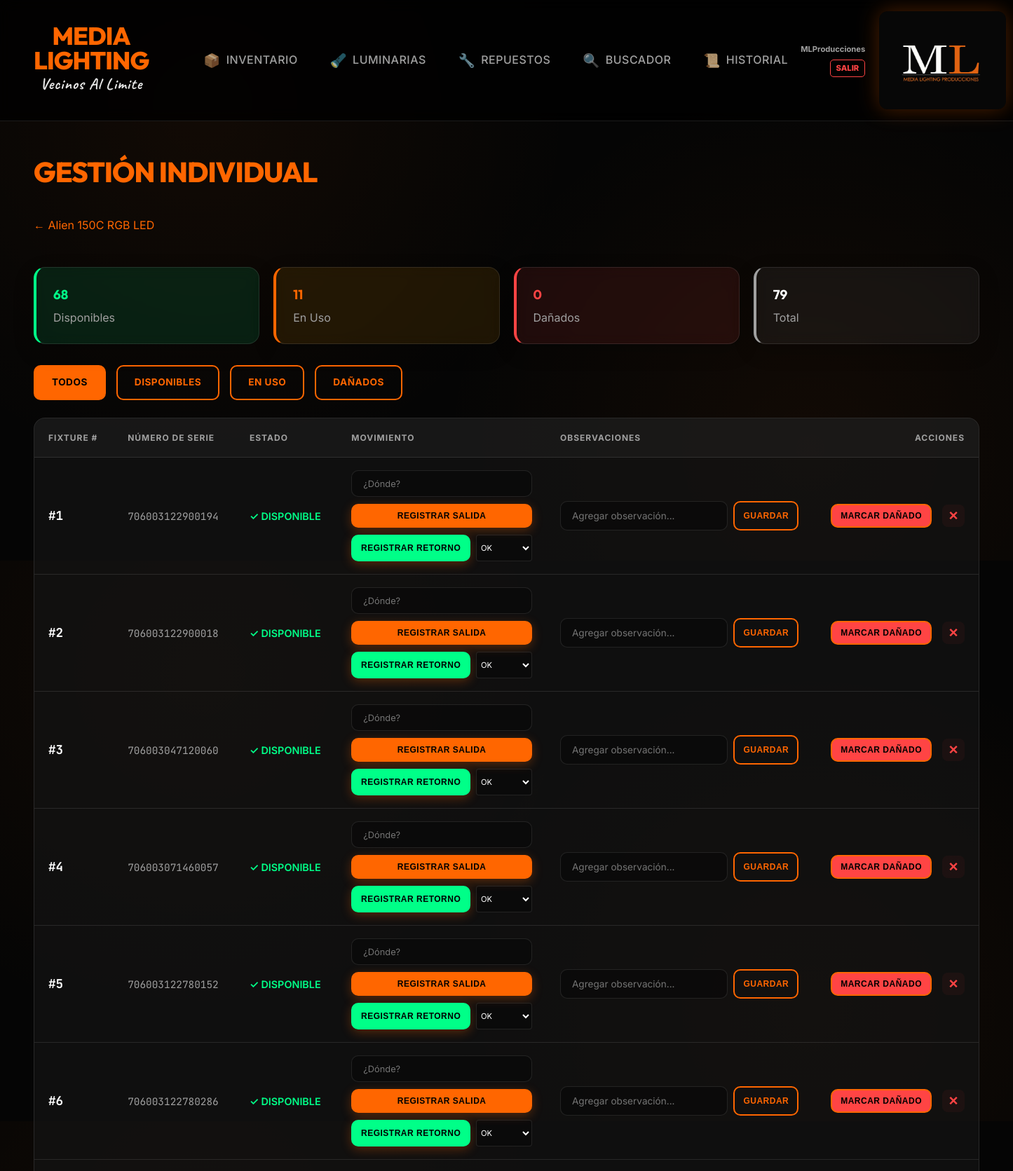
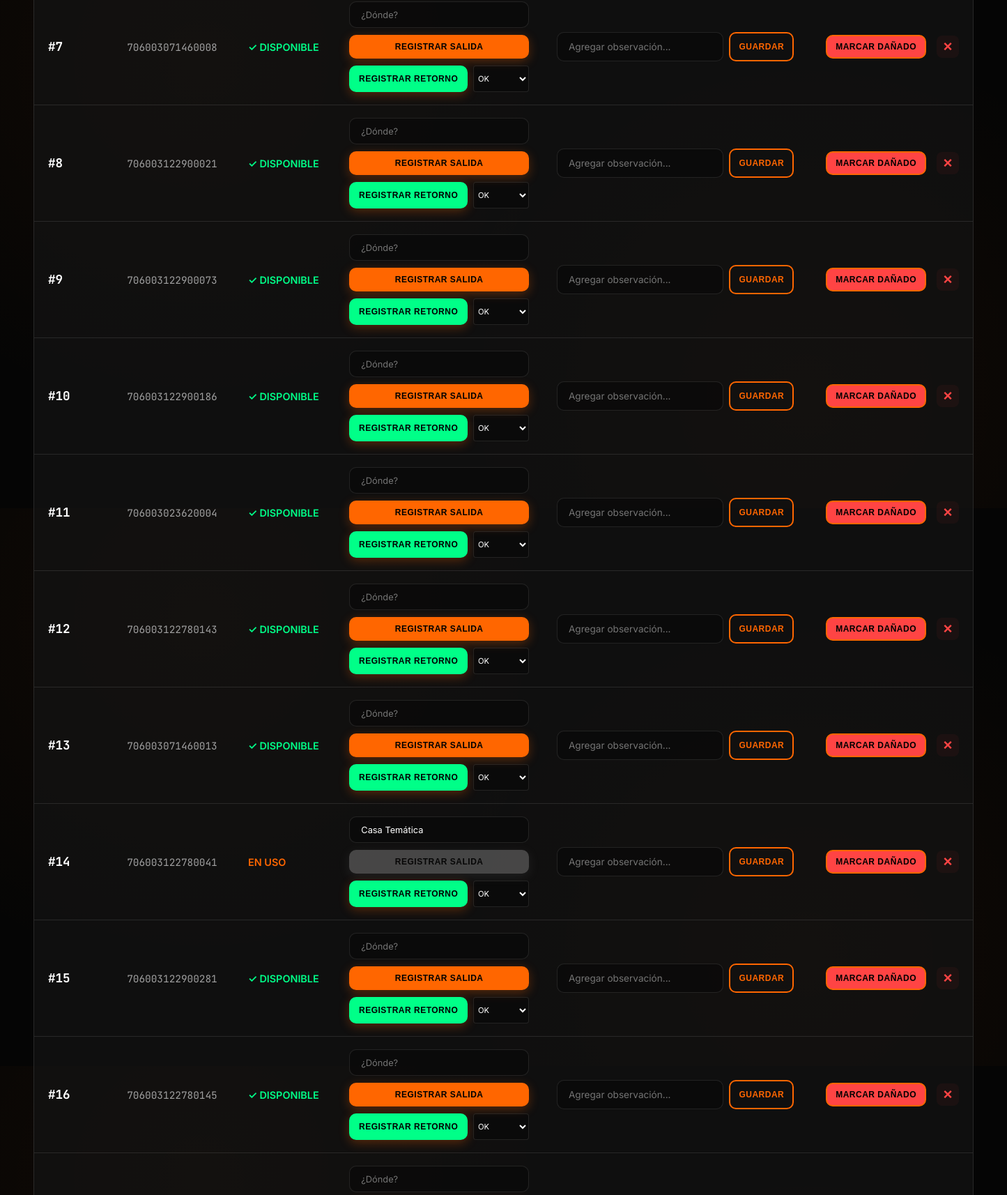
/equipo/27/individuales (signed in, upper part), run on the app's committed database (2 pictures, top to bottom).
### app.py (models this page shows)
class Equipo(db.Model):
    id = db.Column(db.Integer, primary_key=True)
    nombre = db.Column(db.String(100), nullable=False)
    categoria = db.Column(db.String(50), nullable=False)
    marca = db.Column(db.String(50))
    cantidad_total = db.Column(db.Integer, default=1)
    cantidad_en_uso = db.Column(db.Integer, default=0)
    fecha_ingreso = db.Column(db.String(10))
    observaciones = db.Column(db.Text, default="")
    danado = db.Column(db.Boolean, default=False) # Nuevo: Indicar si el equipo está dañado
    manual_filename = db.Column(db.String(200))
    gestion_individual = db.Column(db.Boolean, default=False) # True para equipos que se gestionan individualmente (ej: Luminarias)
    movimientos = db.relationship('Historial', backref='equipo', cascade="all, delete-orphan")
    documentos = db.relationship('Documento', backref='equipo', cascade="all, delete-orphan")
    compatibles = db.relationship(
        'Equipo',
        secondary='compatibilidad',
        primaryjoin='Equipo.id==compatibilidad.c.equipo_id',
        secondaryjoin='Equipo.id==compatibilidad.c.compatible_id',
        backref='es_compatible_con'
    )

class EquipoIndividual(db.Model):
    id = db.Column(db.Integer, primary_key=True)
    equipo_grupo_id = db.Column(db.Integer, db.ForeignKey('equipo.id'), nullable=False)
    numero_serie = db.Column(db.String(100), nullable=False)
    numero_fixture = db.Column(db.Integer)  # Número físico del equipo (1, 2, 3...)
    danado = db.Column(db.Boolean, default=False)
    observaciones_individuales = db.Column(db.Text, default="")
    fecha_ingreso = db.Column(db.String(10))
    en_uso = db.Column(db.Boolean, default=False)
    ubicacion_actual = db.Column(db.String(200))  # Última ubicación registrada
    equipo_grupo = db.relationship('Equipo', backref='equipos_individuales')
    movimientos = db.relationship('Historial', backref='equipo_individual', foreign_keys='Historial.equipo_individual_id')

### app.py (the view)
@app.route('/equipo/<int:id>/individuales')
@login_required
def gestion_individual(id):
    equipo_grupo = Equipo.query.get_or_404(id)
    if not equipo_grupo.gestion_individual:
        flash("Este equipo no requiere gestión individual.", "warning")
        return redirect(url_for('detalle_equipo', id=id))
    filtro = request.args.get('filtro', 'todos')
    query = EquipoIndividual.query.filter_by(equipo_grupo_id=id)
    if filtro == 'disponibles':
        query = query.filter_by(en_uso=False, danado=False)
    elif filtro == 'en_uso':
        query = query.filter_by(en_uso=True)
    elif filtro == 'danados':
        query = query.filter_by(danado=True)
    equipos_ind = query.order_by(EquipoIndividual.numero_fixture).all()
    total = len(equipo_grupo.equipos_individuales)
    disponibles = sum(1 for e in equipo_grupo.equipos_individuales if not e.en_uso and not e.danado)
    en_uso = sum(1 for e in equipo_grupo.equipos_individuales if e.en_uso)
    danados = sum(1 for e in equipo_grupo.equipos_individuales if e.danado)
    ubicaciones = db.session.query(Historial.usuario).distinct().all()
    ubicaciones = sorted([u[0] for u in ubicaciones if u[0]])
    return render_template('gestion_individual.html',
                         equipo_grupo=equipo_grupo,
                         equipos_ind=equipos_ind,
                         filtro=filtro,
                         stats={'total': total, 'disponibles': disponibles, 'en_uso': en_uso, 'danados': danados},
                         ubicaciones=ubicaciones)

### app.py (called while the page is built)
def login_required(f):
    @wraps(f)
    def decorated_function(*args, **kwargs):
        if 'user_id' not in session:
            flash("Por favor, inicia sesión para acceder.", "warning")
            return redirect(url_for('login'))
        return f(*args, **kwargs)
    return decorated_function

### templates/gestion_individual.html (shortened to what this page needs)
{% extends "base.html" %}
{% block content %}
<div style="display: flex; justify-content: space-between; align-items: center; margin-bottom: 30px;">
    <div>
        <h1>GESTIÓN INDIVIDUAL</h1>
        <p style="color: var(--text-dim); margin-top: 10px;">
            <a href="/equipo/{{ equipo_grupo.id }}" style="color: var(--orange); text-decoration: none;">
                ← {{ equipo_grupo.nombre }}
            </a>
        </p>
    </div>
</div>
<div
    style="display: grid; grid-template-columns: repeat(auto-fit, minmax(200px, 1fr)); gap: 20px; margin-bottom: 30px;">
    <div class="card" style="background: rgba(0, 255, 136, 0.1); border-left: 4px solid var(--green);">
        <h3 style="color: var(--green); margin: 0;">{{ stats.disponibles }}</h3>
        <p style="margin: 5px 0 0 0; color: var(--text-dim);">Disponibles</p>
    </div>
    <div class="card" style="background: rgba(255, 165, 0, 0.1); border-left: 4px solid var(--orange);">
        <h3 style="color: var(--orange); margin: 0;">{{ stats.en_uso }}</h3>
        <p style="margin: 5px 0 0 0; color: var(--text-dim);">En Uso</p>
    </div>
    <div class="card" style="background: rgba(255, 68, 68, 0.1); border-left: 4px solid var(--red);">
        <h3 style="color: var(--red); margin: 0;">{{ stats.danados }}</h3>
        <p style="margin: 5px 0 0 0; color: var(--text-dim);">Dañados</p>
    </div>
    <div class="card" style="background: rgba(255, 255, 255, 0.05); border-left: 4px solid var(--text-dim);">
        <h3 style="color: var(--text-main); margin: 0;">{{ stats.total }}</h3>
        <p style="margin: 5px 0 0 0; color: var(--text-dim);">Total</p>
    </div>
</div>
<div style="display: flex; gap: 15px; margin-bottom: 25px; flex-wrap: wrap;">
    <a href="?filtro=todos" class="btn-outline {{ 'active' if filtro == 'todos' }}"
        style="{{ 'background: var(--orange); color: #000;' if filtro == 'todos' }}">
        TODOS
    </a>
    <a href="?filtro=disponibles" class="btn-outline {{ 'active' if filtro == 'disponibles' }}"
        style="{{ 'background: var(--green); color: #000;' if filtro == 'disponibles' }}">
        DISPONIBLES
    </a>
    <a href="?filtro=en_uso" class="btn-outline {{ 'active' if filtro == 'en_uso' }}"
        style="{{ 'background: var(--orange); color: #000;' if filtro == 'en_uso' }}">
        EN USO
    </a>
    <a href="?filtro=danados" class="btn-outline {{ 'active' if filtro == 'danados' }}"
        style="{{ 'background: var(--red); color: #000;' if filtro == 'danados' }}">
        DAÑADOS
    </a>
</div>
<div class="table-container">
    <table>
        <thead>
            <tr>
                <th>FIXTURE #</th>
                <th>NÚMERO DE SERIE</th>
                <th>ESTADO</th>
                <th>MOVIMIENTO</th>
                <th>OBSERVACIONES</th>
                <th style="text-align: right;">ACCIONES</th>
            </tr>
        </thead>
        <tbody>
            {% for eq in equipos_ind %}
            <tr style="{{ 'background: rgba(255, 0, 0, 0.1);' if eq.danado }}">
                <td data-label="Fixture #">
                    <span style="font-family: 'JetBrains Mono'; font-weight: 700; font-size: 1.1rem;">
                        #{{ eq.numero_fixture }}
                    </span>
                </td>
                <td data-label="Serie">
                    <span style="font-family: 'JetBrains Mono'; color: var(--text-dim);">
                        {{ eq.numero_serie }}
                    </span>
                </td>
                <td data-label="Estado">
                    {% if eq.danado %}
                    <span style="color: var(--red); font-weight: 700;">⚠️ DAÑADO</span>
                    {% elif eq.en_uso %}
                    <span style="color: var(--orange); font-weight: 600;">EN USO</span>
                    {% else %}
                    <span style="color: var(--green); font-weight: 600;">✓ DISPONIBLE</span>
                    {% endif %}
                </td>
                <td data-label="Movimiento">
                    <form method="POST" style="display:flex; flex-direction: column; gap:10px; min-width: 220px;">
                        <div style="display:flex; flex-direction: column; gap:5px;">
                            <input type="text" name="donde" list="list-ubicaciones" placeholder="¿Dónde?"
                                value="{{ eq.ubicacion_actual if eq.en_uso else '' }}"
                                style="width: 100%; height: 38px; font-size:0.8rem;" required>
                        </div>
                        <div style="display:flex; flex-direction: column; gap:10px;">
                            <button type="submit" formaction="/movimiento/{{ equipo_grupo.id }}/prestar"
                                class="btn-main" {{ 'disabled' if eq.en_uso or eq.danado }}
                                style="padding: 10px; font-size: 0.75rem; {{ 'filter:grayscale(1); opacity:0.5;' if eq.en_uso or eq.danado }}">
                                REGISTRAR SALIDA
                            </button>
                            <div style="display:grid; grid-template-columns: 1fr 80px; gap: 8px;">
                                <button type="submit" formaction="/movimiento/{{ equipo_grupo.id }}/devolver"
                                    class="btn-main" style="background:var(--green); padding: 10px; font-size: 0.75rem;"
                                    {{ 'disabled' if not eq.en_uso }}>
                                    REGISTRAR RETORNO
                                </button>
                                <select name="estado_retorno"
                                    style="padding: 2px; font-size: 0.7rem; height: 38px; border-radius: 4px;">
                                    <option value="Buen Estado">OK</option>
                                </select>
                            </div>
                        </div>
                    </form>
                </td>
                <td data-label="Observaciones">
                    <form method="POST" action="/equipo/{{ equipo_grupo.id }}/individual/{{ eq.id }}/update"
                        style="display: flex; gap: 8px;">
                        <input type="text" name="observaciones" value="{{ eq.observaciones_individuales }}"
                            placeholder="Agregar observación..." style="flex: 1; font-size: 0.85rem;">
                        <button type="submit" class="btn-outline" style="padding: 6px 12px; font-size: 0.75rem;">
                            GUARDAR
                        </button>
                    </form>
                </td>
                <td style="text-align: right;">
                    <div class="actions-list">
                        <form method="POST" action="/equipo/{{ equipo_grupo.id }}/individual/{{ eq.id }}/toggle_danado"
                            style="display: inline;">
                            <button type="submit" class="btn-outline"
                                style="background: {{ 'var(--green)' if eq.danado else 'var(--red)' }}; color: #000; padding: 8px 12px; font-size: 0.75rem;">
                                {{ 'REPARAR' if eq.danado else 'MARCAR DAÑADO' }}
                            </button>
                        </form>
                        <form method="POST" action="/equipo/{{ equipo_grupo.id }}/individual/{{ eq.id }}/delete"
                            style="display: inline;"
                            onsubmit="return confirm('¿Eliminar equipo #{{ eq.numero_fixture }}?');">
                            <button type="submit" class="btn-delete">×</button>
                        </form>
                    </div>
                </td>
            </tr>
            {% endfor %}
        </tbody>
    </table>
</div>
{% endblock %}

### static/style.css (style rules this page uses)
:root { --orange: #ff6600; --orange-glow: rgba(255, 102, 0, 0.3); --dark-bg: #050505; --card-bg: rgba(20, 20, 20, 0.7); --nav-bg: rgba(0, 0, 0, 0.8); --border: rgba(255, 255, 255, 0.1); --border-hover: rgba(255, 255, 255, 0.2); --text-main: #ffffff; --text-dim: #a0a0a0; --green: #00ff88; --red: #ff4444; --glass: blur(10px); }
.actions-list { display: flex; justify-content: flex-end; align-items: center; gap: 15px; }
.btn-delete { color: var(--red); text-decoration: none; font-size: 1.4rem; font-weight: 800; line-height: 1; width: 32px; height: 32px; display: flex; align-items: center; justify-content: center; border-radius: 8px; transition: all 0.2s ease; background: rgba(255, 68, 68, 0.05); border: 1px solid transparent; }
body { font-family: 'Inter', sans-serif; background-color: var(--dark-bg); background-image: radial-gradient(circle at 20% 20%, rgba(255, 102, 0, 0.05) 0%, transparent 40%), radial-gradient(circle at 80% 80%, rgba(255, 102, 0, 0.05) 0%, transparent 40%); color: var(--text-main); margin: 0; line-height: 1.6; overflow-x: hidden; animation: fadeInPage 0.5s ease-out; }
.card, .form-box { background: var(--card-bg); backdrop-filter: var(--glass); -webkit-backdrop-filter: var(--glass); border: 1px solid var(--border); border-radius: 16px; padding: 24px; box-shadow: 0 10px 30px rgba(0, 0, 0, 0.2); transition: border-color 0.3s ease; }
.table-container, .form-box, .card { backface-visibility: hidden; -webkit-backface-visibility: hidden; transform: translateZ(0); }
h1, h2, h3 { font-family: 'Outfit', sans-serif; margin-top: 0; }
h1 { color: var(--orange); font-size: 2.5rem; font-weight: 800; margin-bottom: 2rem; letter-spacing: -1px; }
.table-container { border-radius: 16px; overflow: hidden; border: 1px solid var(--border); background: var(--card-bg); margin-top: 20px; }
table { width: 100%; border-collapse: collapse; }
th { background: rgba(255, 255, 255, 0.03); color: var(--text-dim); padding: 18px 20px; text-align: left; font-size: 0.75rem; font-weight: 700; text-transform: uppercase; letter-spacing: 1px; border-bottom: 1px solid var(--border); }
td { padding: 18px 20px; border-bottom: 1px solid var(--border); font-size: 0.9rem; color: var(--text-main); }
.btn-main, .btn-outline { display: inline-flex; align-items: center; justify-content: center; padding: 12px 24px; border-radius: 10px; font-weight: 700; font-size: 0.85rem; text-transform: uppercase; letter-spacing: 0.5px; cursor: pointer; transition: all 0.3s cubic-bezier(0.4, 0, 0.2, 1); text-decoration: none; border: none; }
.btn-main { background: var(--orange); color: #000; box-shadow: 0 4px 15px var(--orange-glow); }
.btn-outline { background: transparent; color: var(--orange); border: 2px solid var(--orange); }
input, textarea, select { background: rgba(0, 0, 0, 0.3); border: 1px solid var(--border); color: white; padding: 12px 16px; border-radius: 10px; font-family: inherit; font-size: 0.9rem; transition: all 0.3s ease; width: 100%; box-sizing: border-box; }
select option { background: #1a1a1a; color: white; }

### data on the page
Equipo: nombre "Alien 150C RGB LED"
EquipoIndividual: numero_fixture "1", numero_serie "706003122900194", en_uso "✓ DISPONIBLE", danado "MARCAR DAÑADO"
EquipoIndividual: numero_fixture "2", numero_serie "706003122900018", en_uso "✓ DISPONIBLE", danado "MARCAR DAÑADO"
EquipoIndividual: numero_fixture "3", numero_serie "706003047120060", en_uso "✓ DISPONIBLE", danado "MARCAR DAÑADO"
EquipoIndividual: numero_fixture "4", numero_serie "706003071460057", en_uso "✓ DISPONIBLE", danado "MARCAR DAÑADO"
EquipoIndividual: numero_fixture "5", numero_serie "706003122780152", en_uso "✓ DISPONIBLE", danado "MARCAR DAÑADO"
EquipoIndividual: numero_fixture "6", numero_serie "706003122780286", en_uso "✓ DISPONIBLE", danado "MARCAR DAÑADO"
EquipoIndividual: numero_fixture "7", numero_serie "706003071460008", en_uso "✓ DISPONIBLE", danado "MARCAR DAÑADO"
EquipoIndividual: numero_fixture "8", numero_serie "706003122900021", en_uso "✓ DISPONIBLE", danado "MARCAR DAÑADO"
EquipoIndividual: numero_fixture "9", numero_serie "706003122900073", en_uso "✓ DISPONIBLE", danado "MARCAR DAÑADO"
EquipoIndividual: numero_fixture "10", numero_serie "706003122900186", en_uso "✓ DISPONIBLE", danado "MARCAR DAÑADO"
EquipoIndividual: numero_fixture "11", numero_serie "706003023620004", en_uso "✓ DISPONIBLE", danado "MARCAR DAÑADO"
EquipoIndividual: numero_fixture "12", numero_serie "706003122780143", en_uso "✓ DISPONIBLE", danado "MARCAR DAÑADO"
EquipoIndividual: numero_fixture "13", numero_serie "706003071460013", en_uso "✓ DISPONIBLE", danado "MARCAR DAÑADO"
EquipoIndividual: numero_fixture "14", numero_serie "706003122780041", shows "EN USO", donde "Casa Temática", danado "MARCAR DAÑADO"
EquipoIndividual: numero_fixture "15", numero_serie "706003122900281", en_uso "✓ DISPONIBLE", danado "MARCAR DAÑADO"
EquipoIndividual: numero_fixture "16", numero_serie "706003122780145", en_uso "✓ DISPONIBLE", danado "MARCAR DAÑADO"

### other printed values
{{ session['username'] }} "MLProducciones"
{{ stats.disponibles }} "68"
{{ stats.en_uso }} "11"
{{ stats.danados }} "0"
{{ stats.total }} "79"
